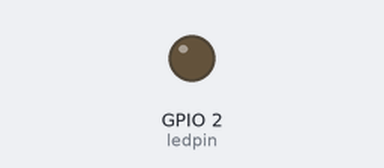
The sketch below on a simulated ESP32. Parts: output pins drawn as LEDs (lit = HIGH). WiFi joins after 1.5 s; servers stay silent unless stated; the Firebase database answers and starts empty; what the sketch prints to the serial monitor is not drawn.

Above: at 0.1 s.
At 118.7 s:
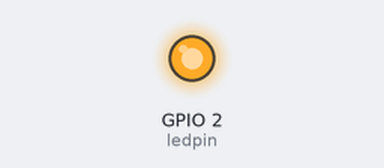
Timing chart, 0 to 120.2 s (numbered marks = the images above):
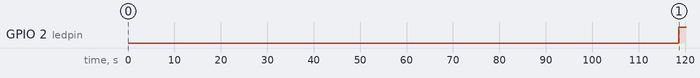

The sketch:

firebasecode.ino
```cpp
#include <Arduino.h>
#include <WiFi.h>
#include <FirebaseESP32.h>


//Change to your Firebase RTDB project ID e.g. Your_Project_ID.firebaseio.com
#define FIREBASE_HOST "כאן לשים כתובת השרת"
//Change to your Firebase RTDB secret password
#define FIREBASE_AUTH "כאן לשים מפתח סודי של שרת"


#define WIFI_SSID "Kinneret College"
#define WIFI_PASSWORD "סיסמת אינטרנט"


#define ledpin 2


//Define Firebase Data objects
FirebaseData fbdo;
int FromFB,Fromsensor;
bool a=false;


/*  ------------- functions decleration---------------------*/
void blink1();


/*-----------------------------------------------------------*/


void setup()
{
  pinMode(ledpin,OUTPUT);
  Serial.begin(115200);


  WiFi.begin(WIFI_SSID, WIFI_PASSWORD);
  Serial.print("Connecting to Wi-Fi");
  while (WiFi.status() != WL_CONNECTED)
  {
    Serial.print(".");
    delay(300);
  }
  Serial.println();
  Serial.print("Connected with IP: ");
  Serial.println(WiFi.localIP());
  Serial.println();


 Firebase.begin(FIREBASE_HOST, FIREBASE_AUTH);
 Firebase.reconnectWiFi(true);


}


void loop()
{
 //פה אנחנו מושיכם מספר שלם מהפיירבייס ומדפיסים אותו על המסך הסריאלי
    if (Firebase.getInt(fbdo,"שם משתנה שמגיע מהפיירביס"))
   {
           FromFB = fbdo.intData();
             Serial.println(FromFB);
      }
  delay(2);
//בחלק זה אנחנו מעלים אל הפיירבייס מספר שלם שעולה באחד כל חצי שניה, מגיע עד 179 ואז מתאפס
for(int i=0; i<180;i++){
    Firebase.setInt(fbdo, "שם ענף המקבל מידע בפיירבייס", i);
 delay(500);
}
  fbdo.clear();
    blink1();

}


/*------------------------functions---------------------------*/


void blink1()
{
  a=not a;
  if (a==true)
  {
    digitalWrite(ledpin,HIGH);


  }
  else
  {
    digitalWrite(ledpin,LOW);


  }
}
```

Measured:
- by itself, GPIO 2 (ledpin): LOW → HIGH at 119 s
